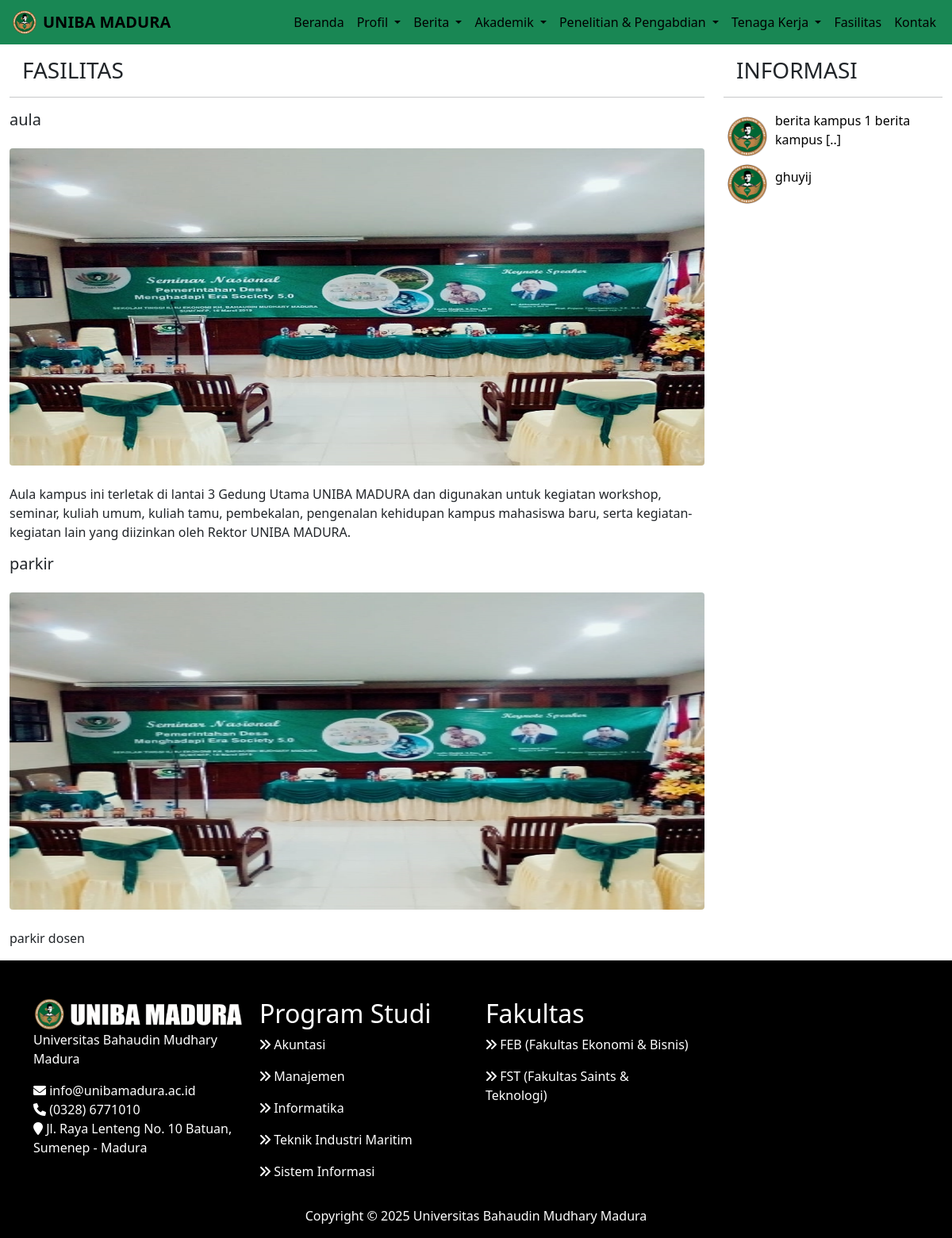
Page /frontend/fasilitas.php on the committed database.
### tables this page shows
CREATE TABLE `fasilitas` (
  `id` int(11) NOT NULL,
  `judul` text NOT NULL,
  `deskripsi` text NOT NULL,
  `foto` text NOT NULL
);

CREATE TABLE `informasi` (
  `id` int(11) NOT NULL,
  `judul` varchar(255) NOT NULL,
  `deskripsi` text NOT NULL,
  `foto` text NOT NULL
);

### controller/fasilitas_control.php (called while the page is built, shortened)
<?php
include('../db/koneksi.php');
$judul = "SELECT * FROM fasilitas";
$result = $conn->query($judul);
$sql2 = "SELECT * FROM informasi ORDER BY id  DESC LIMIT 5";
$result2 = $conn->query($sql2);
?>

### frontend/fasilitas.php (the view, shortened to what this page needs)
<?php
include('../controller/fasilitas_control.php');
include('../template/header.php');
?>
<div class="container-fluid m-0">
    <div class="content">
        <div class="row">
            <div class="col-md-9">
                <h3 class="m-3 text-bold">FASILITAS</h3>
                <hr>
                <?php while($data = mysqli_fetch_array($result)) {
                ?>
                <h5><?= $data['judul'] ?></h5>
                <img src="../uploads/<?= $data['foto'] ?>" class="img-fluid w-100 mb-3 mt-3" style="height: 400px; border-radius: 4px;" alt="...">
                <p class="mb-3 mt-2"><?= $data['deskripsi'] ?></p>
                <?php } ?>
            </div>
            <div class="col-md-3 mb-2">
                <h3 class="m-3 text-bold">INFORMASI</h3>
                <hr>
                    <table>
                        <?php while($query = mysqli_fetch_array($result2)) {
                            $tema = $query['judul'];
                            if(strlen($tema) > 30) {
                              $atas = substr($tema, 0, 30)."[..]";
                            } else {
                              $atas = $tema;
                            }
                        ?>
                            <tr>
                                <td>
                                    <img src="../asset/img/logo.png" alt="Logo" width="50" height="50" class="d-inline-block align-text-top ms-1 mx-2">
                                </td>
                                <td>
                                    <p><a href="detail_informasi.php?id=<?= $query['id'] ?>" class="paraf"><?= $atas ?></a></p>
                                </td>
                            </tr>
                        <?php }
                        ?>
                    </table>
            </div>
        </div>
    </div>
</div>
<?php
include('../template/footer.php');
?>

### template/header.php (shortened to what this page needs)
<!DOCTYPE html>
<html lang="en">
<head>
    <link rel="stylesheet" href="../asset/css/bootstrap.min.css">
    <link rel="stylesheet" href="../asset/css/style.css">
    <link rel="stylesheet" href="https://cdnjs.cloudflare.com/ajax/libs/font-awesome/6.0.0-beta3/css/all.min.css">
    <link rel="stylesheet" href="../asset/css/kalender.css">
</head>
<body>
    <nav class="navbar navbar-expand-lg bg-success">
        <div class="container-fluid">
            <img src="../asset/img/logo.png" alt="Logo" width="30" height="30" class="d-inline-block align-text-top ms-1 mx-2">
          <a class="navbar-brand" href="#"><strong>UNIBA MADURA</strong></a>
          <div class="collapse navbar-collapse justify-content-end" id="navbarSupportedContent">
            <ul class="navbar-nav mb-2 mb-lg-0">
              <li class="nav-item">
                <a class="nav-link active" aria-current="page" href="../index.php">Beranda</a>
              </li>
              <li class="nav-item dropdown">
                <a class="nav-link active dropdown-toggle" href="#" role="button" data-bs-toggle="dropdown" aria-expanded="false">
                  Profil
                </a>
              </li>
              <li class="nav-item dropdown">
                <a class="nav-link active dropdown-toggle" href="#" role="button" data-bs-toggle="dropdown" aria-expanded="false">
                  Berita
                </a>
              </li>
              <li class="nav-item dropdown">
                <a class="nav-link active dropdown-toggle" href="#" role="button" data-bs-toggle="dropdown" aria-expanded="false">
                  Akademik
                </a>
              </li>
              <li class="nav-item dropdown">
                <a class="nav-link active dropdown-toggle" href="#" role="button" data-bs-toggle="dropdown" aria-expanded="false">
                  Penelitian & Pengabdian
                </a>
              </li>
              <li class="nav-item dropdown">
                <a class="nav-link active dropdown-toggle" href="#" role="button" data-bs-toggle="dropdown" aria-expanded="false">
                  Tenaga Kerja
                </a>
              </li>
              <li class="nav-item">
                <a class="nav-link active" aria-current="page" href="../frontend/fasilitas.php">Fasilitas</a>
              </li>
              <li class="nav-item">
                <a class="nav-link active" aria-current="page" href="../frontend/kontak.php">Kontak</a>
              </li>
            </ul>
          </div>
        </div>
    </nav>

### template/footer.php (shortened to what this page needs)
<footer class="footer-style03 bg-black">
        <div class="container">
            <div class="row">
                <div class="col-sm-5 col-md-4 col-lg-3 mt-5">
                    <div class="widget about-widget">
                        <div class="widget-title">
                            <img src="../asset/img/logo2.png" width="270" height="40" alt="">
                        </div>
                        <div class="widget-content">
                            <p class="text-white">Universitas Bahaudin Mudhary Madura</p>
                            <ul class="list-unstyled">
                                <li class="text-white"><i class="fa fa-envelope"></i> info@unibamadura.ac.id</li>
                                <li class="text-white"><i class="fa fa-phone"></i> (0328) 6771010</li>
                                <li class="text-white"><i class="fa fa-map-marker"></i> Jl. Raya Lenteng No. 10 Batuan, Sumenep - Madura</li>
                            </ul>
                        </div>
                    </div>
                </div>
                <div class="col-sm-3 col-md-4 col-lg-3 mt-5">
                    <div class="widget links">
                        <div class="widget-title">
                            <h2 class="text-white">Program Studi</h2>
                        </div>
                        <div class="widget-content">
                            <ul class="list-unstyled">
                                <li class="text-white"><p><i class="fa fa-angle-double-right"></i> Akuntasi</p></li>
                                <li class="text-white"><p><i class="fa fa-angle-double-right"></i> Manajemen</p></li>
                                <li class="text-white"><p><i class="fa fa-angle-double-right"></i> Informatika</p></li>
                                <li class="text-white"><p><i class="fa fa-angle-double-right"></i> Teknik Industri Maritim</p></li>
                                <li class="text-white"><p><i class="fa fa-angle-double-right"></i> Sistem Informasi</p></li>                        </ul>
                        </div>
                    </div>
                </div>
                <div class="col-sm-3 col-md-4 col-lg-3 mt-5">
                    <div class="widget links">
                        <div class="widget-title">
                            <h2 class="text-white">Fakultas</h2>
                        </div>
                        <div class="widget-content">
                            <ul class="list-unstyled">
                                <li  class="text-white"><p><i class="fa fa-angle-double-right"></i> FEB (Fakultas Ekonomi &amp; Bisnis)</p></li>
                                <li  class="text-white"><p><i class="fa fa-angle-double-right"></i> FST (Fakultas Saints &amp; Teknologi)</p></li>                      </ul>
                        </div>
                    </div>
                </div>
            </div>
        </div>
    </footer>
    <div class="footer-bottom bg-black">
      <div class="container">
          <div class="footer-bottom-inner">
              <div class="row">
                  <div class="col-md-12 col-sm-12">
                      <p class="text-center text-white mt-3">Copyright © 2025 Universitas Bahaudin Mudhary Madura</p>
                  </div>
              </div>
          </div>
      </div>
    </div>
</body>
</html>

### asset/css/style.css (style rules this page uses)
.paraf { text-decoration: none; color: black; align-items: center; text-align: center; }
.bg-black { background-color: black; }
.text-white { color: white; }

### rows in the picture
fasilitas: judul "aula", foto (picture), deskripsi "Aula kampus ini terletak di lantai 3 Gedung Utama UNIBA MADURA dan digunakan untuk kegiatan workshop, seminar, kuliah umum, kuliah tamu, pembekalan, pengenalan kehidupan kampus mahasiswa baru, serta kegiatan-kegiatan lain yang diizinkan oleh Rektor UNIBA MADURA."
fasilitas: judul "parkir", foto (picture), deskripsi "parkir dosen"
informasi: judul "berita kampus 1 berita kampus [..]"
informasi: judul "ghuyij"
